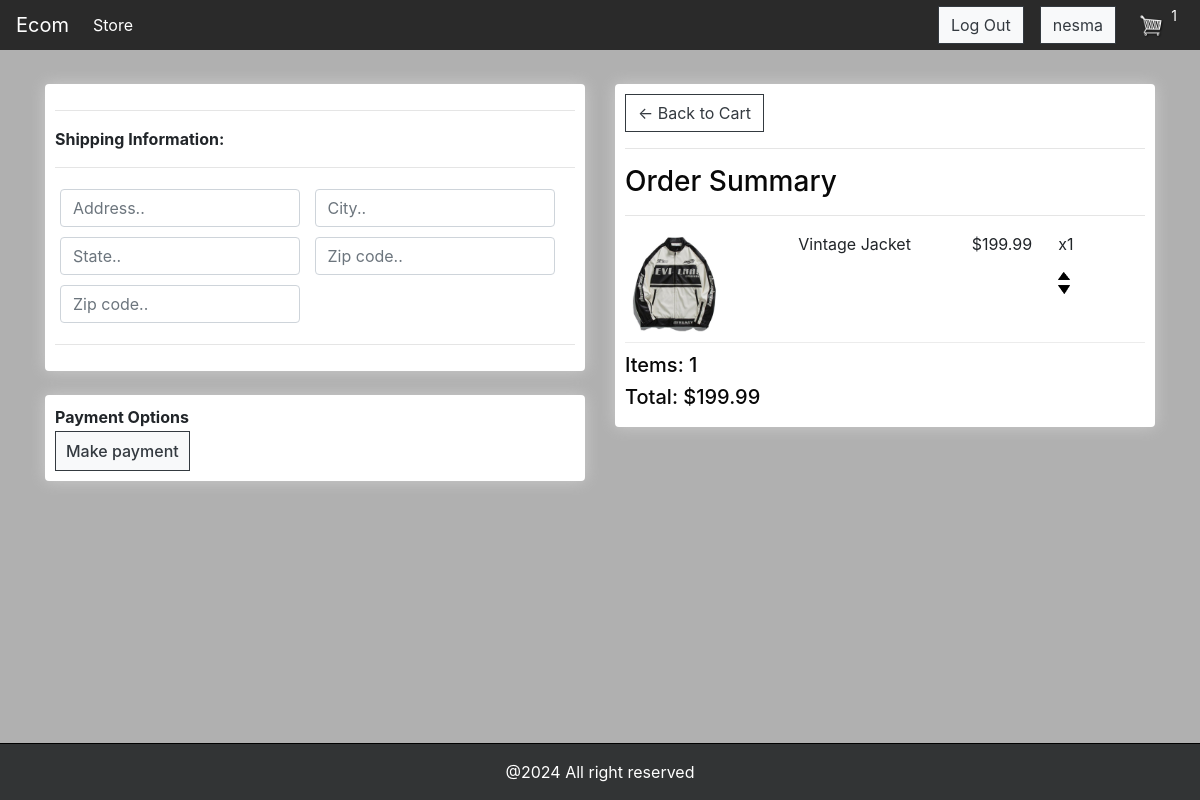
Screenshot of /checkout/ (signed in) with the database file from the repository.
### myapp/models.py (models this page shows, shortened)
class OrderItem(models.Model):
	product = models.ForeignKey(Product, on_delete=models.SET_NULL,blank=True, null=True)
	order = models.ForeignKey(Order, on_delete=models.SET_NULL,blank=True, null=True)
	quantity = models.IntegerField(default=0, null=True, blank=True)
	date_added = models.DateTimeField(auto_now_add=True)
	@property
	def get_total(self):
		if self.product is None:
			return 0
		total = self.product.price * self.quantity
		return total

class Product(models.Model):
	name = models.CharField(max_length=200)
	price = models.DecimalField(max_digits=7,decimal_places=2)
	digital = models.BooleanField(default=False,null=True, blank=False)
	image = models.ImageField(null=True,blank=True)
	@property
	def imageURL(self):
		try:
			url=self.image.url
		except:
			url=""
		return url

class Order(models.Model):
	customer = models.ForeignKey(Customer, on_delete=models.SET_NULL, null=True, blank=True)
	date_ordered = models.DateTimeField(auto_now_add=True)
	complete = models.BooleanField(default=False)
	transaction_id = models.CharField(max_length=100, null=True)
	@property
	def get_cart_total(self):
		orderitems = self.orderitem_set.all()
		total = sum([item.get_total for item in orderitems])
		return total
	@property
	def get_cart_items(self):
		orderitems = self.orderitem_set.all()
		total=sum([item.quantity for item in orderitems])
		return total

### myapp/views.py (the view)
# urls.py: path('checkout/', views.checkout, name='checkout'),
@csrf_exempt
def checkout(request):
    if isinstance(request.user, AnonymousUser):
        return redirect('login')
    customer = request.user.customer
    order, created = Order.objects.get_or_create(customer=customer, complete=False)
    items = order.orderitem_set.all()
    cartItems = order.get_cart_items
    context = {'items': items, 'order': order, 'cartItems': cartItems}
    return render(request, 'checkout.html', context)

### templates/checkout.html (shortened to what this page needs)
{% extends 'main.html' %} {% load static %}
{% block content %}
<div class="row">
  <div class="col-lg-6">
    <div class="box-element" id="form-wrapper">
      <form id="form">
        <div id="shipping-info">
          <hr />
          <p><strong>Shipping Information:</strong></p>
          <hr />
          <div class="form-field">
            <input
              class="form-control"
              type="text"
              name="address"
              placeholder="Address.."
            />
          </div>
          <div class="form-field">
            <input
              class="form-control"
              type="text"
              name="city"
              placeholder="City.."
            />
          </div>
          <div class="form-field">
            <input
              class="form-control"
              type="text"
              name="state"
              placeholder="State.."
            />
          </div>
          <div class="form-field">
            <input
              class="form-control"
              type="text"
              name="zipcode"
              placeholder="Zip code.."
            />
          </div>
          <div class="form-field">
            <input
              class="form-control"
              type="text"
              name="country"
              placeholder="Zip code.."
            />
          </div>
        </div>
        <hr />
      </form>
    </div>
    <br />
    <div class="box-element" id="payment-info">
      <strong>Payment Options</strong>
      <button id="make-payment" style="display: block" class='btn btn-lg btn-outline-dark btn-light'>Make payment</button>
    </div>
  </div>
  <div class="col-lg-6">
    <div class="box-element">
      <a class="btn btn-outline-dark" href="{% url 'cart' %}"
        >&#x2190; Back to Cart</a
      >
      <hr />
      <h3>Order Summary</h3>
      <hr />
      {% for item in items %}
      <div class="cart-row">
        <div style="flex: 2">
          <img class="row-image" src="{{item.product.imageURL}}" />
        </div>
        <div style="flex: 2"><p>{{item.product.name}}</p></div>
        <div style="flex: 1"><p>${{item.product.price|floatformat:2}}</p></div>
        <div style="flex: 1">
          <p>x{{item.quantity}}</p>
          <img
            data-product="{{item.product.id}}"
            data-action="add"
            class="chg-quantity update-cart"
            src="{% static  'images/arrow-up.png' %}"
          />
          <img
            data-product="{{item.product.id}}"
            data-action="remove"
            class="chg-quantity update-cart"
            src="{% static  'images/arrow-down.png' %}"
          />
        </div>
      </div>
      {% endfor %}
      <h5>Items: {{order.get_cart_items}}</h5>
      <h5>Total: ${{order.get_cart_total|floatformat:2}}</h5>
    </div>
  </div>
</div>
{% endblock content %}

### templates/includes/_navbar.html (shortened to what this page needs)
{% load static %}
<nav class="navbar navbar-expand-lg navbar-dark" id="navbar">
    <a class="navbar-brand" href="{% url 'store' %}">Ecom</a>
    <div class="collapse navbar-collapse" id="navbarSupportedContent">
      <ul class="navbar-nav mr-auto">
        <li class="nav-item active">
          <a class="nav-link" href="{% url 'store' %}">Store <span class="sr-only">(current)</span></a>
        </li>
      </ul>
      <div class="form-inline my-2 my-lg-0">
          {% if user.is_authenticated %}
          <a href="{% url 'logout' %}" class="btn btn-outline-dark btn-light m-2" role="button">Log Out</a>
          <a href="{% url 'change_password' %}" class="btn btn-outline-dark btn-light m-2" role="button">{{request.user}}</a>
          {% else %}
          <a href="{% url 'login' %}" class="btn btn-outline-dark btn-light m-2" role="button">Log in</a>
          <a href="{% url 'register' %}" class="btn btn-outline-dark btn-light m-2" role="button">Register</a>
          {% endif %}
           <a href="{% url 'cart' %}">
              <img  id="cart-icon" src="{% static 'images/cart.png' %}">
          </a>
          <p id="cart-total">{{cartItems}}</p>
      </div>
    </div>
  </nav>

### static/css/main.css (style rules this page uses)
body { background-color: hsl(0, 0%, 69%); display: flex; flex-direction: column; min-height: 100vh; margin: 0; }
.navbar { position: sticky; top: 0; background-color: #2a2a2a; height: 50px; z-index: 1000; }
h1,h2,h3,h4,h5,h6 { color:hsl(0, 0%, 3%); }
.box-element { box-shadow:hsl(0, 0%, 80%) 0 0 16px; background-color: #fff; border-radius: 4px; padding: 10px; }
#cart-icon { width:25px; display: inline-block; margin-left: 15px; }
#cart-total { text-align: center; color:#fff; width: 20px; height: 25px; border-radius: 50%; font-size: 14px; }
.col-lg-4, .col-lg-6, .col-lg-8, .col-lg-12 { margin-top: 10px; }
.btn { border-radius: 0; }
.row-image { width: 100px; }
.form-field { width:250px; display: inline-block; padding: 5px; }
.cart-row { display: flex; align-items: flex-stretch; padding-bottom: 10px; margin-bottom: 10px; border-bottom: 1px solid #ececec; }
.chg-quantity { width: 12px; cursor: pointer; display: block; margin-top: 5px; transition:.1s; }
#make-payment { font-size: 16px; font-weight: 500; padding: 7px 10px; margin-top: 2px; }

### rows the page displays
OrderItem: product.imageURL (picture), product.name "Vintage Jacket", product.price "199.99", quantity "1"
Order: get_cart_items "1", get_cart_total "199.99"

### other values shown
{{ request.user }} "nesma"
{{ cartItems }} "1"
